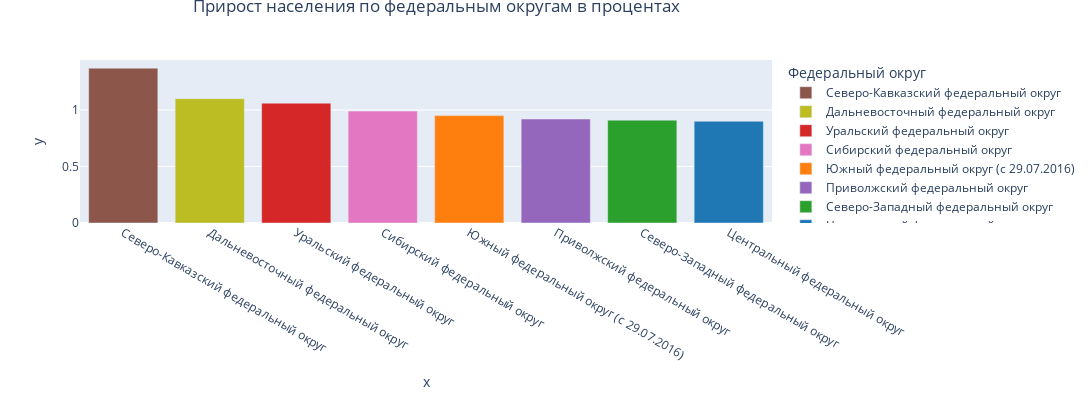

The cell this chart's notebook holds for it:
### Code cell
fig_1 = px.bar(color=mask_perc['Федеральный округ'],
               color_discrete_map=dct_colors,
               x=mask_perc['Федеральный округ'],
               y=mask_perc['Новорожденные в %'],
               width=1200,
               height=400)
fig_1.update_layout(legend=dict(title='Федеральный округ'),
                    title=dict(text='Прирост населения по федеральным округам в процентах',x=0.4,y=1))

fig_1.show()

### Figure 1 — Plotly figure (JSON) as saved in the notebook; plotly's stock layout.template omitted (floating-point values rounded to 4 significant figures)
{"data": [{"hovertemplate": "color=Северо-Кавказский федеральный округ<br>x=%{x}<br>y=%{y}<extra></extra>", "legendgroup": "Северо-Кавказский федеральный округ", "marker": {"color": "#8C564B", "pattern": {"shape": ""}}, "name": "Северо-Кавказский федеральный округ", "orientation": "v", "showlegend": true, "textposition": "auto", "type": "bar", "x": ["Северо-Кавказский федеральный округ"], "xaxis": "x", "y": [1.37], "yaxis": "y"}, {"hovertemplate": "color=Дальневосточный федеральный округ<br>x=%{x}<br>y=%{y}<extra></extra>", "legendgroup": "Дальневосточный федеральный округ", "marker": {"color": "#BCBD22", "pattern": {"shape": ""}}, "name": "Дальневосточный федеральный округ", "orientation": "v", "showlegend": true, "textposition": "auto", "type": "bar", "x": ["Дальневосточный федеральный округ"], "xaxis": "x", "y": [1.1], "yaxis": "y"}, {"hovertemplate": "color=Уральский федеральный округ<br>x=%{x}<br>y=%{y}<extra></extra>", "legendgroup": "Уральский федеральный округ", "marker": {"color": "#D62728", "pattern": {"shape": ""}}, "name": "Уральский федеральный округ", "orientation": "v", "showlegend": true, "textposition": "auto", "type": "bar", "x": ["Уральский федеральный округ"], "xaxis": "x", "y": [1.06], "yaxis": "y"}, {"hovertemplate": "color=Сибирский федеральный округ<br>x=%{x}<br>y=%{y}<extra></extra>", "legendgroup": "Сибирский федеральный округ", "marker": {"color": "#E377C2", "pattern": {"shape": ""}}, "name": "Сибирский федеральный округ", "orientation": "v", "showlegend": true, "textposition": "auto", "type": "bar", "x": ["Сибирский федеральный округ"], "xaxis": "x", "y": [0.99], "yaxis": "y"}, {"hovertemplate": "color=Южный федеральный округ (с 29.07.2016)<br>x=%{x}<br>y=%{y}<extra></extra>", "legendgroup": "Южный федеральный округ (с 29.07.2016)", "marker": {"color": "#FF7F0E", "pattern": {"shape": ""}}, "name": "Южный федеральный округ (с 29.07.2016)", "orientation": "v", "showlegend": true, "textposition": "auto", "type": "bar", "x": ["Южный федеральный округ (с 29.07.2016)"], "xaxis": "x", "y": [0.95], "yaxis": "y"}, {"hovertemplate": "color=Приволжский федеральный округ<br>x=%{x}<br>y=%{y}<extra></extra>", "legendgroup": "Приволжский федеральный округ", "marker": {"color": "#9467BD", "pattern": {"shape": ""}}, "name": "Приволжский федеральный округ", "orientation": "v", "showlegend": true, "textposition": "auto", "type": "bar", "x": ["Приволжский федеральный округ"], "xaxis": "x", "y": [0.92], "yaxis": "y"}, {"hovertemplate": "color=Северо-Западный федеральный округ<br>x=%{x}<br>y=%{y}<extra></extra>", "legendgroup": "Северо-Западный федеральный округ", "marker": {"color": "#2CA02C", "pattern": {"shape": ""}}, "name": "Северо-Западный федеральный округ", "orientation": "v", "showlegend": true, "textposition": "auto", "type": "bar", "x": ["Северо-Западный федеральный округ"], "xaxis": "x", "y": [0.91], "yaxis": "y"}, {"hovertemplate": "color=Центральный федеральный округ<br>x=%{x}<br>y=%{y}<extra></extra>", "legendgroup": "Центральный федеральный округ", "marker": {"color": "#1F77B4", "pattern": {"shape": ""}}, "name": "Центральный федеральный округ", "orientation": "v", "showlegend": true, "textposition": "auto", "type": "bar", "x": ["Центральный федеральный округ"], "xaxis": "x", "y": [0.9], "yaxis": "y"}], "layout": {"barmode": "relative", "height": 400, "legend": {"title": {"text": "Федеральный округ"}, "tracegroupgap": 0}, "margin": {"t": 60}, "title": {"text": "Прирост населения по федеральным округам в процентах", "x": 0.4, "y": 1}, "width": 1200, "xaxis": {"anchor": "y", "domain": [0, 1], "title": {"text": "x"}}, "yaxis": {"anchor": "x", "domain": [0, 1], "title": {"text": "y"}}}}
